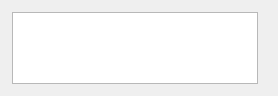
                       <widget class="QWidget" name="scrollAreaWidgetContents_4">
                        <property name="geometry">
                         <rect>
                          <x>0</x>
                          <y>0</y>
                          <width>276</width>
                          <height>96</height>
                         </rect>
                        </property>
                        <layout class="QVBoxLayout" name="verticalLayout_28">
                         <item>
                          <layout class="QHBoxLayout" name="horizontalLayout_11">
                           <item>
                            <widget class="QFrame" name="frame_9">
                             <property name="sizePolicy">
                              <sizepolicy hsizetype="Expanding" vsizetype="Preferred">
                               <horstretch>0</horstretch>
                               <verstretch>0</verstretch>
                              </sizepolicy>
                             </property>
                             <property name="minimumSize">
                              <size>
                               <width>150</width>
                               <height>0</height>
                              </size>
                             </property>
                             <property name="frameShape">
                              <enum>QFrame::NoFrame</enum>
                             </property>
                             <property name="frameShadow">
                              <enum>QFrame::Plain</enum>
                             </property>
                             <layout class="QVBoxLayout" name="verticalLayout_29">
                              <property name="spacing">
                               <number>1</number>
                              </property>
                              <property name="leftMargin">
                               <number>1</number>
                              </property>
                              <property name="topMargin">
                               <number>1</number>
                              </property>
                              <property name="rightMargin">
                               <number>1</number>
                              </property>
                              <property name="bottomMargin">
                               <number>1</number>
                              </property>
                              <item>
                               <widget class="KPPAdjustableListView" name="list_roi">
                                <property name="sizePolicy">
                                 <sizepolicy hsizetype="Expanding" vsizetype="Expanding">
                                  <horstretch>0</horstretch>
                                  <verstretch>0</verstretch>
                                 </sizepolicy>
                                </property>
                                <property name="maximumSize">
                                 <size>
                                  <width>16666666</width>
                                  <height>16777215</height>
                                 </size>
                                </property>
                                <property name="resizeMode">
                                 <enum>QListView::Adjust</enum>
                                </property>
                               </widget>
                              </item>
                              <item>
                               <spacer name="verticalSpacer_4">
                                <property name="orientation">
                                 <enum>Qt::Vertical</enum>
                                </property>
                                <property name="sizeHint" stdset="0">
                                 <size>
                                  <width>20</width>
                                  <height>40</height>
                                 </size>
                                </property>
                               </spacer>
                              </item>
                             </layout>
                            </widget>
                           </item>
                           <item>
                            <widget class="QFrame" name="frame_10">
                             <property name="sizePolicy">
                              <sizepolicy hsizetype="Maximum" vsizetype="Preferred">
                               <horstretch>0</horstretch>
                               <verstretch>0</verstretch>
                              </sizepolicy>
                             </property>
                             <property name="minimumSize">
                              <size>
                               <width>100</width>
                               <height>0</height>
                              </size>
                             </property>
                             <property name="frameShape">
                              <enum>QFrame::NoFrame</enum>
                             </property>
                             <property name="frameShadow">
                              <enum>QFrame::Plain</enum>
                             </property>
                             <layout class="QVBoxLayout" name="verticalLayout_30">
                              <property name="spacing">
                               <number>1</number>
                              </property>
                              <property name="sizeConstraint">
                               <enum>QLayout::SetMinimumSize</enum>
                              </property>
                              <property name="leftMargin">
                               <number>1</number>
                              </property>
                              <property name="topMargin">
                               <number>1</number>
                              </property>
                              <property name="rightMargin">
                               <number>1</number>
                              </property>
                              <property name="bottomMargin">
                               <number>1</number>
                              </property>
                             </layout>
                            </widget>
                           </item>
                          </layout>
                         </item>
                        </layout>
                       </widget>
